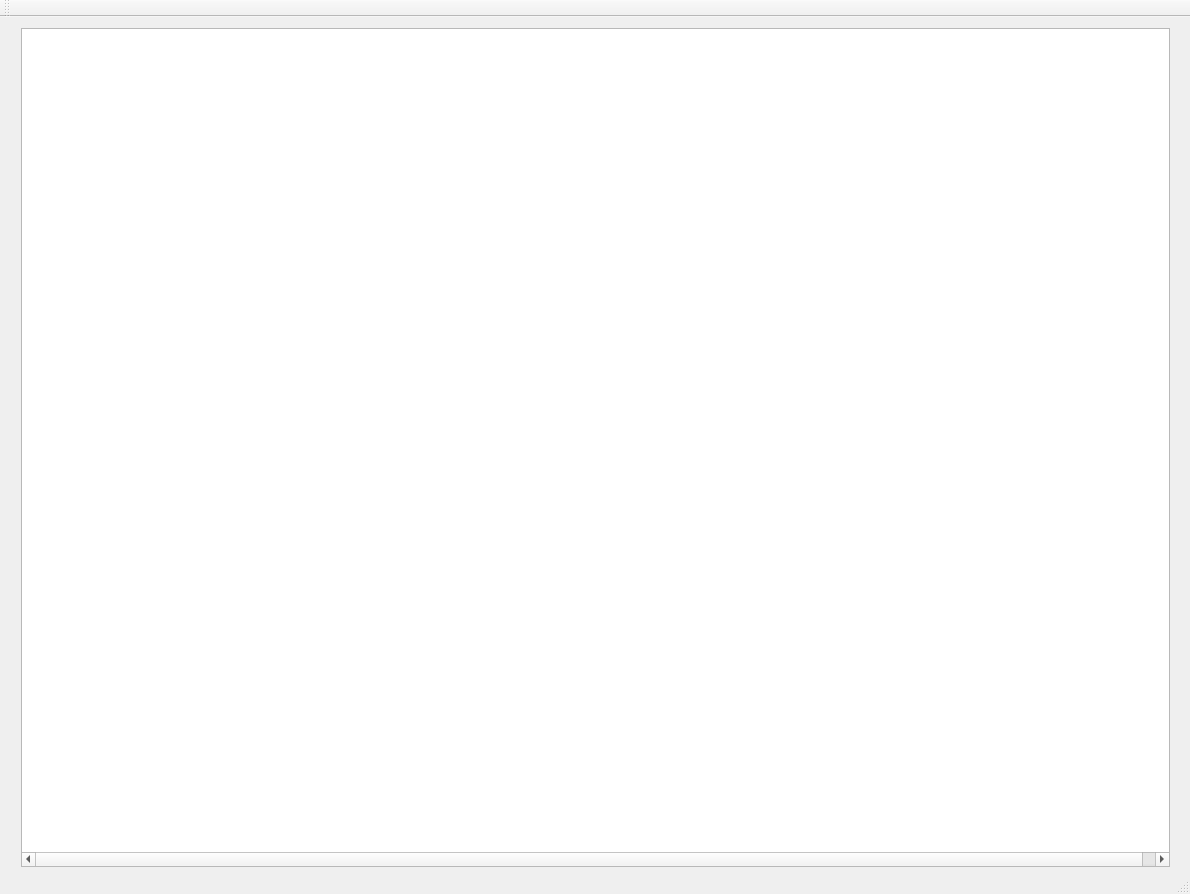
<?xml version="1.0" encoding="UTF-8"?>
<ui version="4.0">
 <class>MainWindow</class>
 <widget class="QMainWindow" name="MainWindow">
  <property name="geometry">
   <rect>
    <x>0</x>
    <y>0</y>
    <width>1190</width>
    <height>894</height>
   </rect>
  </property>
  <property name="baseSize">
   <size>
    <width>1200</width>
    <height>900</height>
   </size>
  </property>
  <property name="contextMenuPolicy">
   <enum>Qt::CustomContextMenu</enum>
  </property>
  <property name="acceptDrops">
   <bool>false</bool>
  </property>
  <property name="windowTitle">
   <string>QSnake</string>
  </property>
  <property name="windowIcon">
   <iconset>
    <normaloff>../_png.ico</normaloff>../_png.ico</iconset>
  </property>
  <widget class="QWidget" name="centralWidget">
   <property name="acceptDrops">
    <bool>true</bool>
   </property>
   <property name="layoutDirection">
    <enum>Qt::LeftToRight</enum>
   </property>
   <widget class="QWidget" name="verticalLayoutWidget">
    <property name="geometry">
     <rect>
      <x>10</x>
      <y>0</y>
      <width>1171</width>
      <height>861</height>
     </rect>
    </property>
    <layout class="QVBoxLayout" name="verticalLayout">
     <item>
      <widget class="QGraphicsView" name="graphicsView">
       <property name="baseSize">
        <size>
         <width>1180</width>
         <height>805</height>
        </size>
       </property>
       <property name="sceneRect">
        <rectf>
         <x>0.000000000000000</x>
         <y>0.000000000000000</y>
         <width>1160.000000000000000</width>
         <height>785.000000000000000</height>
        </rectf>
       </property>
      </widget>
     </item>
    </layout>
   </widget>
  </widget>
  <widget class="QMenuBar" name="menuBar">
   <property name="geometry">
    <rect>
     <x>0</x>
     <y>0</y>
     <width>1190</width>
     <height>17</height>
    </rect>
   </property>
   <property name="defaultUp">
    <bool>true</bool>
   </property>
  </widget>
  <widget class="QToolBar" name="mainToolBar">
   <attribute name="toolBarArea">
    <enum>TopToolBarArea</enum>
   </attribute>
   <attribute name="toolBarBreak">
    <bool>false</bool>
   </attribute>
  </widget>
  <widget class="QStatusBar" name="statusBar"/>
 </widget>
 <layoutdefault spacing="6" margin="11"/>
 <resources/>
 <connections/>
</ui>
